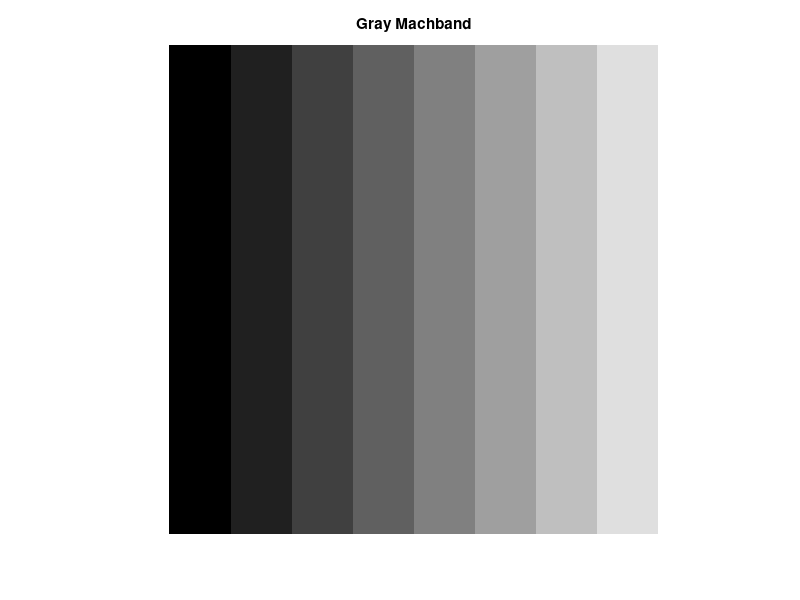
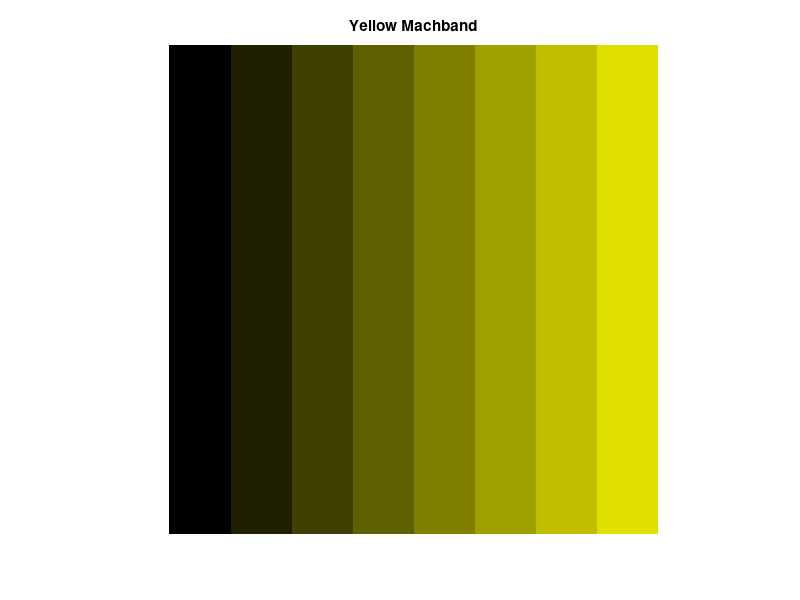
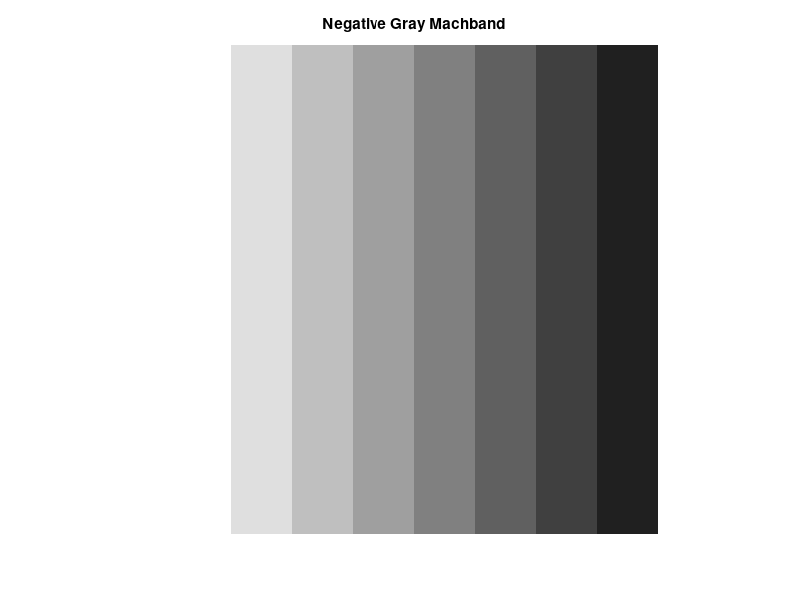

Write the MATLAB code that produced these figures, in order. (Note: this script raises an error after producing the figures.)
clear;clc;close all;
%% Machband Creation
gray_machband_r = zeros(128,128);
gray_machband_g = zeros(128,128);
gray_machband_b = zeros(128,128);
for i=1:8
    gray_machband_r(:,((i-1)*16)+1:i*16)=(i-1)*32/256;
    gray_machband_g(:,((i-1)*16)+1:i*16)=(i-1)*32/256;
    gray_machband_b(:,((i-1)*16)+1:i*16)=(i-1)*32/256;
end
gray_machband=cat(3,gray_machband_r,gray_machband_g,gray_machband_b);
figure(1)
imshow((gray_machband));
title('Gray Machband');
imwrite(gray_machband,'Gray Machband.bmp');


yellow_machband_r = zeros(128,128);
yellow_machband_g = zeros(128,128);
yellow_machband_b = zeros(128,128);
for i=1:8
    yellow_machband_r(:,((i-1)*16)+1:i*16)=(i-1)*32/256;
    yellow_machband_g(:,((i-1)*16)+1:i*16)=(i-1)*32/256;
end
figure(2)
yellow_machband=cat(3,yellow_machband_r,yellow_machband_g,yellow_machband_b);
imshow(yellow_machband);
title('Yellow Machband');
imwrite(yellow_machband,'Yellow Machband.bmp');

neg_gray_machband_r = zeros(128,128);
neg_gray_machband_g = zeros(128,128);
neg_gray_machband_b = zeros(128,128);
for i=1:8
    neg_gray_machband_r(:,((i-1)*16)+1:i*16)=(256-(i-1)*32)/256;
    neg_gray_machband_g(:,((i-1)*16)+1:i*16)=(256-(i-1)*32)/256;
    neg_gray_machband_b(:,((i-1)*16)+1:i*16)=(256-(i-1)*32)/256;
end
neg_gray_machband=cat(3,neg_gray_machband_r,neg_gray_machband_g,neg_gray_machband_b);
figure(3)
imshow(neg_gray_machband);
title('Negative Gray Machband');
imwrite(neg_gray_machband,'Negative Gray Machband.bmp');
%% Image Blending
lena   = imread('lena.bmp');
baboon = imread('baboon.bmp');
output_r=zeros(128,128); 
output_g=zeros(128,128);
output_b=zeros(128,128);
for i = 1:128
    for j = 1:128
        output_r(i,j)=double(lena(i,j,1))*gray_machband_r(i,j)+double(baboon(i,j,1))*neg_gray_machband_r(i,j);
        output_g(i,j)=double(lena(i,j,2))*gray_machband_g(i,j)+double(baboon(i,j,2))*neg_gray_machband_g(i,j);
        output_b(i,j)=double(lena(i,j,3))*gray_machband_b(i,j)+double(baboon(i,j,3))*neg_gray_machband_b(i,j);
    end
end
output=uint8(cat(3,output_r,output_g,output_b));
figure(4)
imshow(output);
title('Blended Image')
imwrite(output,'Blended Image.bmp');


